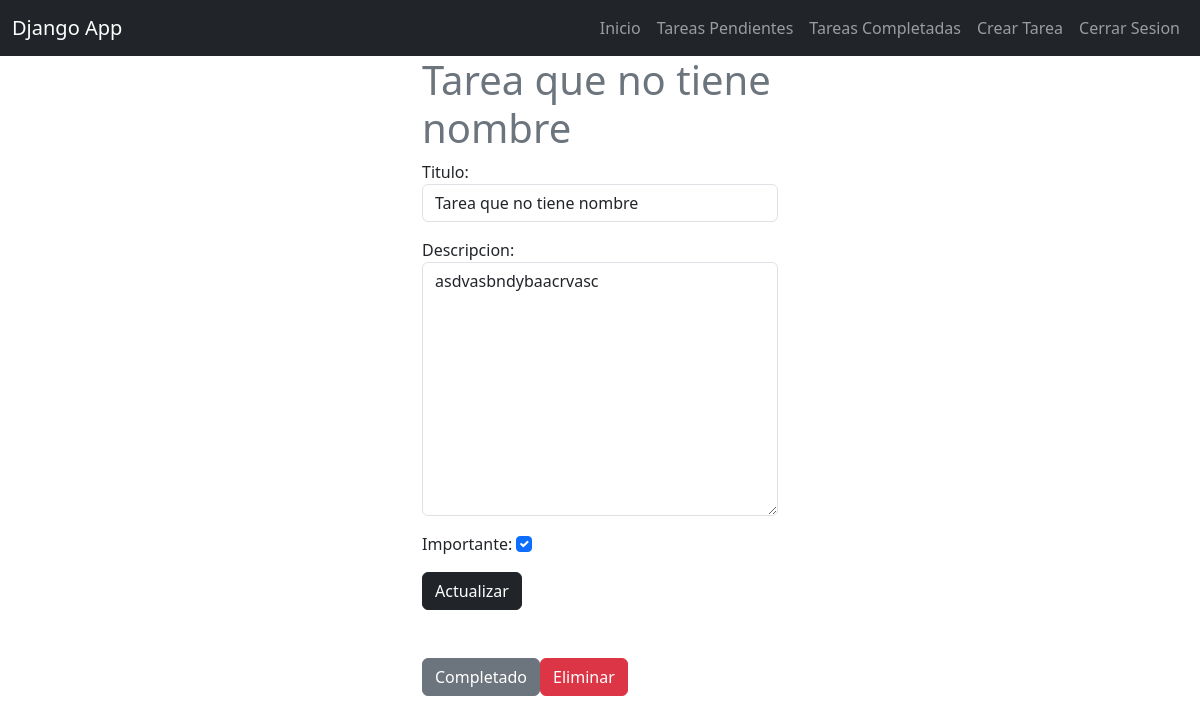
Page /tasks/11/ (signed in) on the committed database.
### tasks/models.py (models this page shows, shortened)
class Task(models.Model):
    titulo = models.CharField(max_length=200) #Titulo
    descripcion = models.TextField(blank=True) #Descripcion
    Fcreado = models.DateTimeField(auto_now_add=True) #para asignar en automatico la fecha y hora en archivo
    Fcompletado = models.DateTimeField(null=True, blank=True) #fecha de completado el blank es para pasar el dato vacio el admin
    importante = models.BooleanField(default=False) #asignar si es importante
    user = models.ForeignKey(User, on_delete=models.CASCADE)  #id usuario

### tasks/views.py (the view, shortened to what this page needs)
# urls.py: path('tasks/<int:tarea_id>/', views.task_detalles, name='detalle_tareas'), #le agregamos un dato dinamico aqui y en views.py
@login_required
def task_detalles(request, tarea_id):   #agregamos el dato dinamico que pusimos en urls
    if request.method == 'GET':
        tarea = get_object_or_404(Task, pk=tarea_id, user=request.user) #pasamos el modelo de consulta
        form = TaskForm(instance=tarea)
        return render(request, 'tasks_detalles.html', {
            'task': tarea,
            'form': form
            })

### tasks/forms.py
class TaskForm(forms.ModelForm):  #creamos las clase
    class Meta:   #introducimos una clase meta para procesar datos
        model = Task  #referenciamos el modelo tarea.
        fields = ['titulo', 'descripcion', 'importante']
        widgets = { #esto es un diccionario para mandar un formulario en la vista create_tasks.html
            'titulo': forms.TextInput(attrs={'class':'form-control', 'placeholder':'Titulo de la tarea.'}),
            'descripcion': forms.Textarea(attrs={'class':'form-control', 'placeholder':'Describe la tarea.'}),
            'importante': forms.CheckboxInput(attrs={'class':'form-check-input'}),
        }

### tasks/templates/tasks_detalles.html (shortened to what this page needs)
{% extends 'base.html' %}
{% block content %}
<main class="container">
    <div class="col row">
        <div class="col-md-4 offset-md-4">
            <h1 class="text-secondary">{{task.titulo}}</h1>
            <form method="POST">
                {{form.as_p}}
                <button class="btn btn-dark">
                    Actualizar
                </button>
            </form>
            <div class="mt-5 d-flex">
                <form action="{% url 'complete_task' task.id %}" method="POST">
                    <button class="btn btn-secondary">
                        Completado
                    </button>
                </form>
                <form action="{% url 'delete_task' task.id %}" method="POST">
                    <button class="btn btn-danger">
                        Eliminar
                    </button>
                </form>
            </div>
        </div>
    </div>
</main>
{% endblock %}

### rows in the picture
Task: titulo "Tarea que no tiene nombre", descripcion "asdvasbndybaacrvasc", importante "☑"
